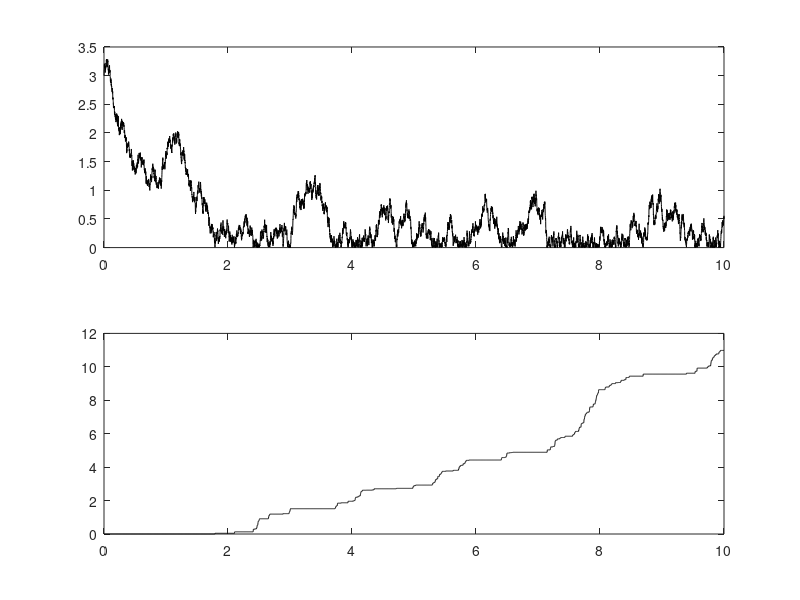

The MATLAB source for this figure:
%rbm.m
n=10^4; h=10^(-3); t=h.*(0:n); mu=-1; 
X=zeros(1,n+1); M= X; B=X; 
B(1) =3; X(1) = 3;
for k= 2:n+1
  Y= sqrt(h)*randn; U=rand(1); 
  B(k) = B(k-1) + mu*h - Y;
  M=(Y + sqrt(Y^2-2*h*log(U)))/2; 
  X(k)=max(M-Y, X(k-1)+h*mu-Y);
end
subplot(2,1,1)
plot(t,X,'k-');
subplot(2,1,2)
plot(t,X-B,'k-');
